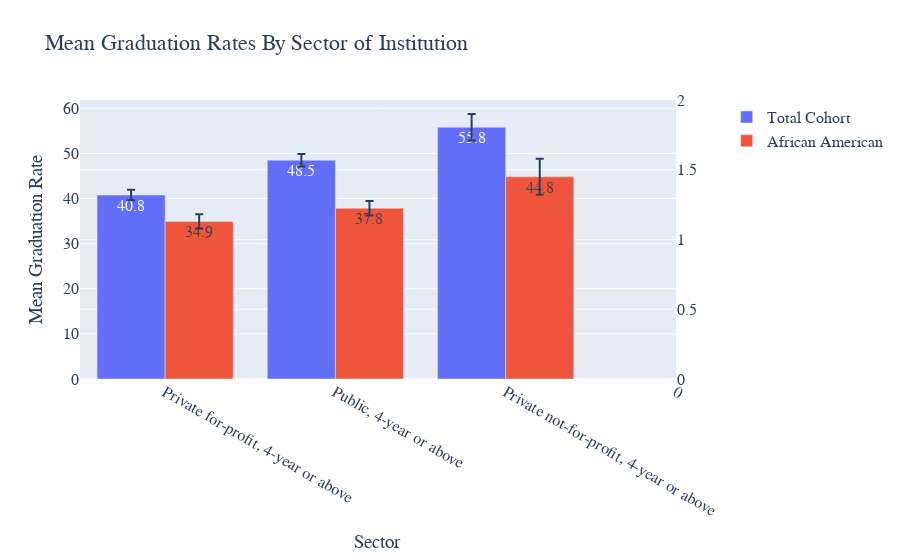

Notebook code for this chart:
### Code cell
fig = make_subplots(2,1)

line = go.Scatter(
    y=[0, 1],x=[7, 7],mode= 'lines',
    showlegend=False, hoverinfo='none'
)

bar1 =  go.Bar(
    x=grad_rate_by_sector.index, y=grad_rate_by_sector[total], 
    text=np.round(grad_rate_by_sector[total], 1), name="Total Cohort",
    error_y=dict(type='data', array=[sector_error4, sector_error5, sector_error6]))

bar2 = go.Bar(
    x=grad_rate_by_sector.index, y=grad_rate_by_sector[black], 
    text=np.round(grad_rate_by_sector[black], 1), name="African American",
    error_y=dict(type='data', array=[sector_error1, sector_error2, sector_error3]),
)
fig.add_trace(bar1, 1, 1, secondary_y)
fig.add_trace(line, 1, 1, secondary_y=True)

_ = fig.update_layout(
    title="Mean Graduation Rates By Sector of Institution",
    xaxis={
        'title': "Sector"
    },
    yaxis={
        'title': 'Mean Graduation Rate'
    },
    font=dict(
        family="Courier New, monospace",
        size=16,
    )
)
fig.show()

### Figure 1 — Plotly figure (JSON) as saved in the notebook; plotly's stock layout.template omitted (floating-point values rounded to 4 significant figures)
{"data": [{"error_y": {"array": [1.162, 1.384, 2.937], "type": "data"}, "name": "Total Cohort", "text": [40.8, 48.5, 55.8], "type": "bar", "x": ["Private for-profit, 4-year or above", "Public, 4-year or above", "Private not-for-profit, 4-year or above"], "xaxis": "x", "y": [40.77, 48.49, 55.79], "yaxis": "y"}, {"error_y": {"array": [1.586, 1.599, 3.978], "type": "data"}, "name": "African American", "text": [34.9, 37.8, 44.8], "type": "bar", "x": ["Private for-profit, 4-year or above", "Public, 4-year or above", "Private not-for-profit, 4-year or above"], "xaxis": "x", "y": [34.91, 37.82, 44.8], "yaxis": "y"}, {"hoverinfo": "none", "mode": "lines", "showlegend": false, "type": "scatter", "x": [0, 7], "xaxis": "x", "y": [1], "yaxis": "y2"}], "layout": {"font": {"family": "Courier New, monospace", "size": 16}, "title": {"text": "Mean Graduation Rates By Sector of Institution"}, "xaxis": {"anchor": "y", "domain": [0, 0.94], "title": {"text": "Sector"}}, "yaxis": {"anchor": "x", "domain": [0, 1], "title": {"text": "Mean Graduation Rate"}}, "yaxis2": {"anchor": "x", "overlaying": "y", "side": "right"}}}
